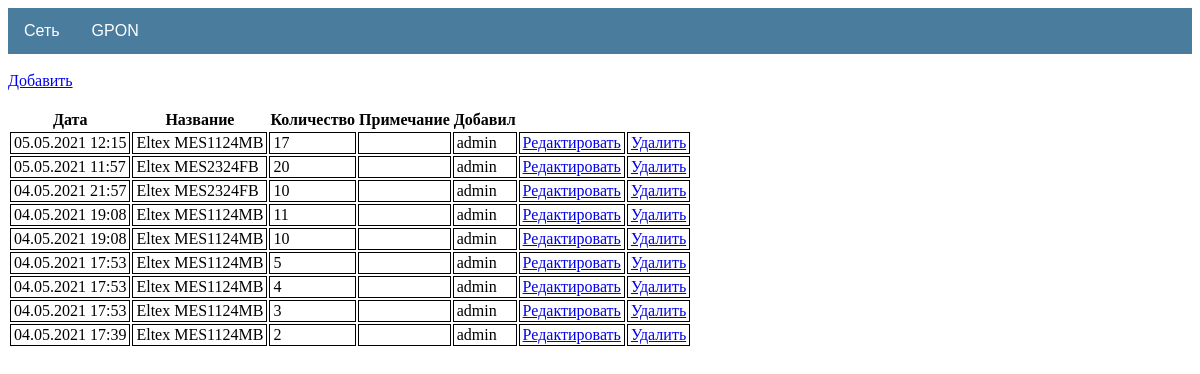
Screenshot of /storage/income/ with the database file from the repository.
### storage/models.py (models this page shows, shortened)
class Income(models.Model):
    income_user = models.ForeignKey(User, on_delete=models.CASCADE)
    income_category = models.ForeignKey(Category, on_delete=models.CASCADE, verbose_name='Категория')
    income_type = models.ForeignKey(Type, on_delete=models.CASCADE, verbose_name='Тип')
    income_name = models.ForeignKey(Product, on_delete=models.CASCADE, verbose_name='Название')
    income_quality = models.IntegerField(default=0, verbose_name='Количество')
    income_note = models.CharField(max_length=50, blank=True, verbose_name='Примечание')
    income_date_create = models.DateTimeField(auto_now_add=True)
    income_date_update = models.DateTimeField(auto_now=True)
    slug = models.SlugField(max_length=100, unique=True, verbose_name='URL')
    class Meta:
        ordering = ['-id']

class Product(models.Model):
    category = models.ForeignKey(Category, on_delete=models.CASCADE, verbose_name='Категория')
    type = models.ForeignKey(Type, on_delete=models.CASCADE, verbose_name='Тип')
    name = models.CharField(max_length=50, unique=True, verbose_name='Название')
    quality = models.PositiveIntegerField(default=0, verbose_name='Количество')
    price = models.PositiveIntegerField(default=0, verbose_name='Цена')
    description = models.CharField(max_length=100, blank=True, verbose_name='Описание')
    slug = models.SlugField(max_length=100, unique=True, verbose_name='URL')
    def __str__(self):
        return f'{self.name}'

### storage/views.py (the view)
# urls.py: path('income/', IncomeList.as_view(), name='income_list'),
class IncomeList(ListView):
    model = Income
    context_object_name = 'income_list'
    template_name = 'storage/income_list.html'

### templates/storage/income_list.html (shortened to what this page needs)
{%extends 'default.html' %}
{% block content %}
<br>
<div>
    <a href="{% url 'income_add' %}">Добавить</a>
</div>
<br>
{%  if income_list %}
<table>
    <tr>
        <th>
            Дата
        </th>
        <th>
            Название
        </th>
        <th>
            Количество
        </th>
        <th>
            Примечание
        </th>
        <th>
            Добавил
        </th>
        <th>
        </th>
    </tr>
{% for product in income_list %}
    <tr>
        <td>
            {{ product.income_date_create | date:'d.m.Y H:i' }}
        </td>
        <td>
            {{ product.income_name }}
        </td>
        <td>
            {{ product.income_quality }}
        </td>
        <td>
        </td>
        <td>
            {{ product.income_user }}
        </td>
        <td>
            <a href="{% url 'income_update' product.slug %}">Редактировать</a>
        </td>
        <td>
            <a href="{% url 'income_delete' product.slug %}">Удалить</a>
        </td>
    </tr>
{% endfor %}
</table>
{%  else %}
    <h1>пусто</h1>
{% endif %}
{% endblock content %}

### static/css/default.css (style rules this page uses)
.table_default th, td { position: relative; border: 1px solid black; padding: 5px; word-wrap:break-word; }
.table_detail th, td { position: relative; border: 1px solid black; padding: 5px; word-wrap:break-word; }
.table_gpon th, td { border: 1px solid black; padding: 1px 3px; word-wrap:break-word; }

### rows the page displays
Income: income_date_create "05.05.2021 12:15", income_name "Eltex MES1124MB", income_quality "17", income_user "admin"
Income: income_date_create "05.05.2021 11:57", income_name "Eltex MES2324FB", income_quality "20", income_user "admin"
Income: income_date_create "04.05.2021 21:57", income_name "Eltex MES2324FB", income_quality "10", income_user "admin"
Income: income_date_create "04.05.2021 19:08", income_name "Eltex MES1124MB", income_quality "11", income_user "admin"
Income: income_date_create "04.05.2021 19:08", income_name "Eltex MES1124MB", income_quality "10", income_user "admin"
Income: income_date_create "04.05.2021 17:53", income_name "Eltex MES1124MB", income_quality "5", income_user "admin"
Income: income_date_create "04.05.2021 17:53", income_name "Eltex MES1124MB", income_quality "4", income_user "admin"
Income: income_date_create "04.05.2021 17:53", income_name "Eltex MES1124MB", income_quality "3", income_user "admin"
Income: income_date_create "04.05.2021 17:39", income_name "Eltex MES1124MB", income_quality "2", income_user "admin"
